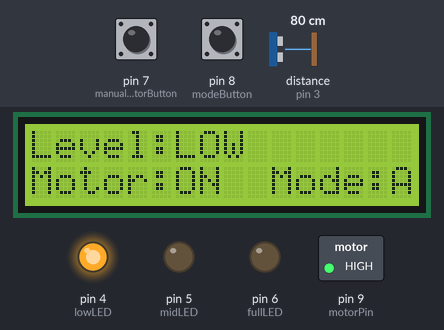
Bench run of a sketch on a simulated Arduino Uno, built with avr-gcc and run on an emulated ATmega328P. Shown: 16×2 character LCD, switched loads named in the sketch (green lamp = pin HIGH), output pins drawn as LEDs (lit = HIGH). Wiring (inferred from the names in the program): ultrasonic range finder: trigger pin 2; echo pin 3. Inputs (shaded band) come from the test bench; at power-on: distance to the obstacle (sensor on pin 3) 80 cm, pin 8 (modeButton) HIGH, pin 7 (manualMotorButton) HIGH. The echo pulse lasts 58.3 µs per cm; pins used as bus, display or sensor lines are not drawn.

Above: at 3.2 s.
3.3 s: distance to the obstacle (sensor on pin 3) set to 45 cm
4.8 s: distance to the obstacle (sensor on pin 3) set to 37 cm
At 5.9 s:
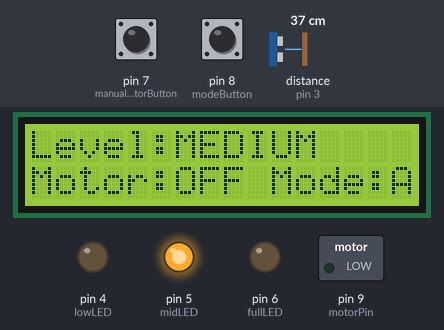
6.3 s: pin 8 (modeButton) pulled LOW for 0.35 s
At 7.2 s:
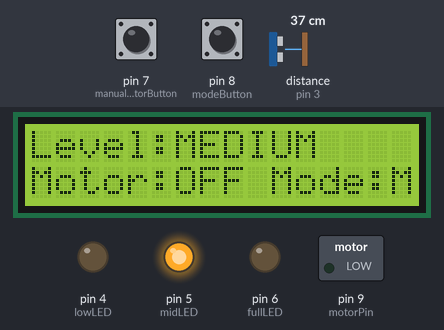
8.1 s: pin 7 (manualMotorButton) pulled LOW for 0.35 s
At 8.9 s:
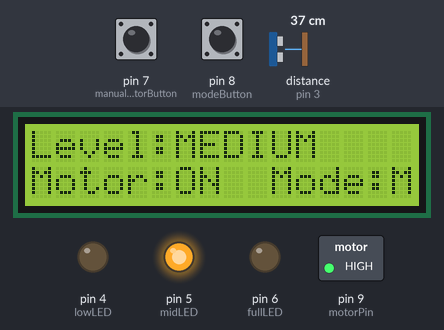
9.9 s: distance to the obstacle (sensor on pin 3) set to 23 cm
11.4 s: distance to the obstacle (sensor on pin 3) set to 19 cm
At 12.9 s:
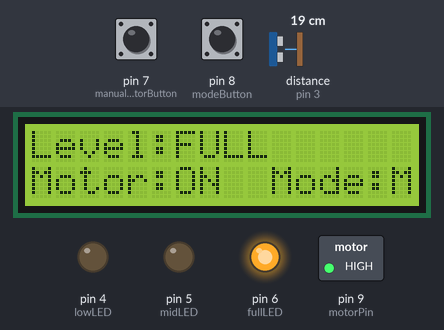
Timing chart, 0 to 14.0 s (numbered marks = the images above; inputs shaded):
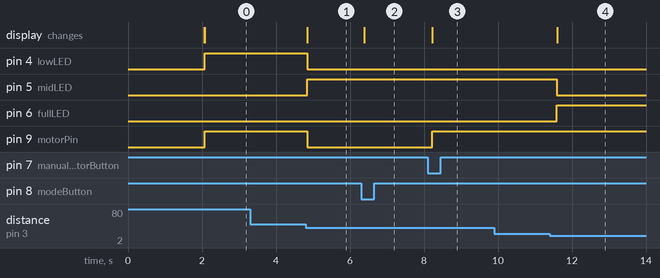

Measured:
- the behaviour switches between 41 and 40 cm on distance to the obstacle (sensor on pin 3) (found by bisection; images 0 and 1)
- the behaviour switches between 21 and 20 cm on distance to the obstacle (sensor on pin 3) (found by bisection; images 3 and 4)
- after the input at 3.3 s, every drawn part: stays the same
- after the input at 4.8 s, pin 4 (lowLED), pin 9 (motorPin): HIGH → LOW at once; pin 5 (midLED): LOW → HIGH at once; the display: changes after 0.05 s (image 1)
- after the input at 6.3 s, the display: changes after 0.08 s (image 2)
- after the input at 8.1 s, pin 9 (motorPin): LOW → HIGH after 0.12 s; the display: changes after 0.12 s (image 3)
- after the input at 9.9 s, every drawn part: stays the same
- after the input at 11.4 s, pin 5 (midLED): HIGH → LOW after 0.19 s; pin 6 (fullLED): LOW → HIGH after 0.19 s; the display: changes after 0.20 s (image 4)

The sketch:

Water_level_monitoring.ino
```cpp
#include <LiquidCrystal.h>

LiquidCrystal lcd(12,11,10,A0,A1,A2);

const int trigPin=2;
const int echoPin=3;

const int lowLED=4;
const int midLED=5;
const int fullLED=6;

const int motorPin=9;

const int modeButton=8;
const int manualMotorButton=7;

long duration;
float distance;

bool motorState=false;
bool autoMode=true;

bool lastModeButtonState=HIGH;
bool lastManualButtonState=HIGH;

void setup(){
  pinMode(trigPin,OUTPUT);
  pinMode(echoPin,INPUT);

  pinMode(lowLED,OUTPUT);
  pinMode(midLED,OUTPUT);
  pinMode(fullLED,OUTPUT);

  pinMode(motorPin,OUTPUT);

  pinMode(modeButton,INPUT_PULLUP);
  pinMode(manualMotorButton,INPUT_PULLUP);

  lcd.begin(16, 2);
  lcd.print("Tank Controller");
  delay(2000);
  lcd.clear();
}

float getDistance(){
  digitalWrite(trigPin,LOW);
  delayMicroseconds(2);
  digitalWrite(trigPin,HIGH);
  delayMicroseconds(10);
  digitalWrite(trigPin,LOW);

  duration = pulseIn(echoPin, HIGH);
  return duration*0.034/2;
}

void checkModeButton(){
  bool current=digitalRead(modeButton);
  if (lastModeButtonState==HIGH && current==LOW) {
    autoMode=!autoMode;
  }
  lastModeButtonState=current;
}

void checkManualMotorButton(){
  bool current=digitalRead(manualMotorButton);
  if (lastManualButtonState==HIGH && current==LOW && !autoMode){
    motorState = !motorState;
  }
  lastManualButtonState=current;
}

void loop(){
  checkModeButton();
  checkManualMotorButton();

  distance=getDistance();

  String level;

  if (distance>40){
    level="LOW";
    digitalWrite(lowLED,HIGH);
    digitalWrite(midLED,LOW);
    digitalWrite(fullLED,LOW);
  }
  else if (distance>20){
    level="MEDIUM";
    digitalWrite(lowLED, LOW);
    digitalWrite(midLED, HIGH);
    digitalWrite(fullLED, LOW);
  }
  else {
    level="FULL";
    digitalWrite(lowLED, LOW);
    digitalWrite(midLED, LOW);
    digitalWrite(fullLED, HIGH);
  }

  if (autoMode){
    if (distance > 40) motorState = true;
    if (distance <= 40) motorState = false;
  }

  digitalWrite(motorPin, motorState);

  lcd.setCursor(0, 0);
  lcd.print("Level:");
  lcd.print(level);
  lcd.print("   ");

  lcd.setCursor(0, 1);
  lcd.print("Motor:");
  lcd.print(motorState ? "ON " : "OFF");
  lcd.print(" Mode:");
  lcd.print(autoMode ? "A" : "M");

  delay(300);
}
```
